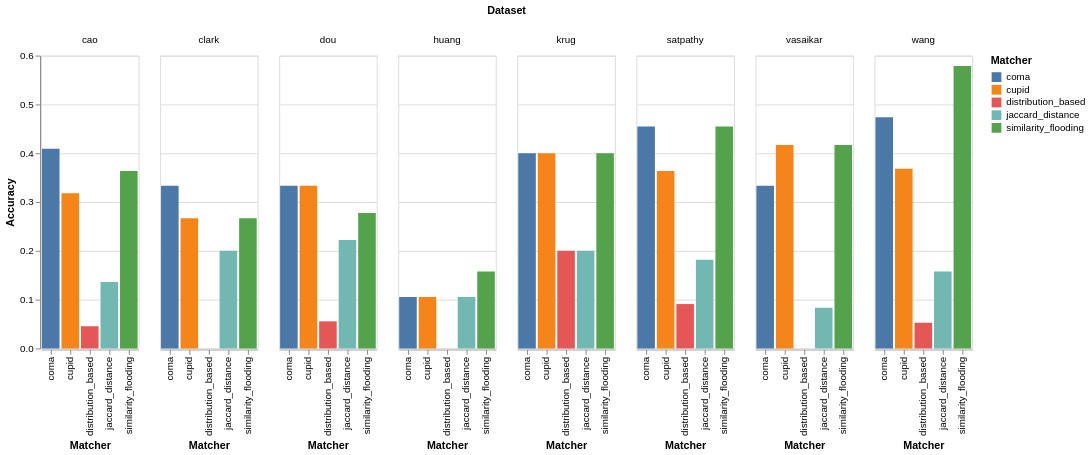

Notebook code cell kept with this figure:
### Code cell
import altair as alt

chart = alt.Chart(df).mark_bar().encode(
        x='Matcher',
        y='Accuracy',
        column='Dataset',
        color='Matcher',
    )

            
chart

### Figure 1 — Vega-Lite specification as saved in the notebook (floating-point values rounded to 4 significant figures)
{"config": {"view": {"continuousWidth": 300, "continuousHeight": 300}}, "data": {"name": "data-decdf2b8bafa9c018b1a6dc4f6cdef90"}, "mark": {"type": "bar"}, "encoding": {"color": {"field": "Matcher", "type": "nominal"}, "column": {"field": "Dataset", "type": "nominal"}, "x": {"field": "Matcher", "type": "nominal"}, "y": {"field": "Accuracy", "type": "quantitative"}}, "$schema": "https://vega.github.io/schema/vega-lite/v5.17.0.json", "datasets": {"data-decdf2b8bafa9c018b1a6dc4f6cdef90": [{"Matcher": "coma", "Dataset": "krug", "Accuracy": 0.4}, {"Matcher": "similarity_flooding", "Dataset": "krug", "Accuracy": 0.4}, {"Matcher": "cupid", "Dataset": "krug", "Accuracy": 0.4}, {"Matcher": "distribution_based", "Dataset": "krug", "Accuracy": 0.2}, {"Matcher": "jaccard_distance", "Dataset": "krug", "Accuracy": 0.2}, {"Matcher": "coma", "Dataset": "clark", "Accuracy": 0.3333}, {"Matcher": "similarity_flooding", "Dataset": "clark", "Accuracy": 0.2667}, {"Matcher": "cupid", "Dataset": "clark", "Accuracy": 0.2667}, {"Matcher": "distribution_based", "Dataset": "clark", "Accuracy": 0.0}, {"Matcher": "jaccard_distance", "Dataset": "clark", "Accuracy": 0.2}, {"Matcher": "coma", "Dataset": "vasaikar", "Accuracy": 0.3333}, {"Matcher": "similarity_flooding", "Dataset": "vasaikar", "Accuracy": 0.4167}, {"Matcher": "cupid", "Dataset": "vasaikar", "Accuracy": 0.4167}, {"Matcher": "distribution_based", "Dataset": "vasaikar", "Accuracy": 0.0}, {"Matcher": "jaccard_distance", "Dataset": "vasaikar", "Accuracy": 0.08333}, {"Matcher": "coma", "Dataset": "wang", "Accuracy": 0.4737}, {"Matcher": "similarity_flooding", "Dataset": "wang", "Accuracy": 0.5789}, {"Matcher": "cupid", "Dataset": "wang", "Accuracy": 0.3684}, {"Matcher": "distribution_based", "Dataset": "wang", "Accuracy": 0.05263}, {"Matcher": "jaccard_distance", "Dataset": "wang", "Accuracy": 0.1579}, {"Matcher": "coma", "Dataset": "satpathy", "Accuracy": 0.4545}, {"Matcher": "similarity_flooding", "Dataset": "satpathy", "Accuracy": 0.4545}, {"Matcher": "cupid", "Dataset": "satpathy", "Accuracy": 0.3636}, {"Matcher": "distribution_based", "Dataset": "satpathy", "Accuracy": 0.09091}, {"Matcher": "jaccard_distance", "Dataset": "satpathy", "Accuracy": 0.1818}, {"Matcher": "coma", "Dataset": "cao", "Accuracy": 0.4091}, {"Matcher": "similarity_flooding", "Dataset": "cao", "Accuracy": 0.3636}, {"Matcher": "cupid", "Dataset": "cao", "Accuracy": 0.3182}, {"Matcher": "distribution_based", "Dataset": "cao", "Accuracy": 0.04545}, {"Matcher": "jaccard_distance", "Dataset": "cao", "Accuracy": 0.1364}, {"Matcher": "coma", "Dataset": "huang", "Accuracy": 0.1053}, {"Matcher": "similarity_flooding", "Dataset": "huang", "Accuracy": 0.1579}, {"Matcher": "cupid", "Dataset": "huang", "Accuracy": 0.1053}, {"Matcher": "distribution_based", "Dataset": "huang", "Accuracy": 0.0}, {"Matcher": "jaccard_distance", "Dataset": "huang", "Accuracy": 0.1053}, {"Matcher": "coma", "Dataset": "dou", "Accuracy": 0.3333}, {"Matcher": "similarity_flooding", "Dataset": "dou", "Accuracy": 0.2778}, {"Matcher": "cupid", "Dataset": "dou", "Accuracy": 0.3333}, {"Matcher": "distribution_based", "Dataset": "dou", "Accuracy": 0.05556}, {"Matcher": "jaccard_distance", "Dataset": "dou", "Accuracy": 0.2222}]}}
